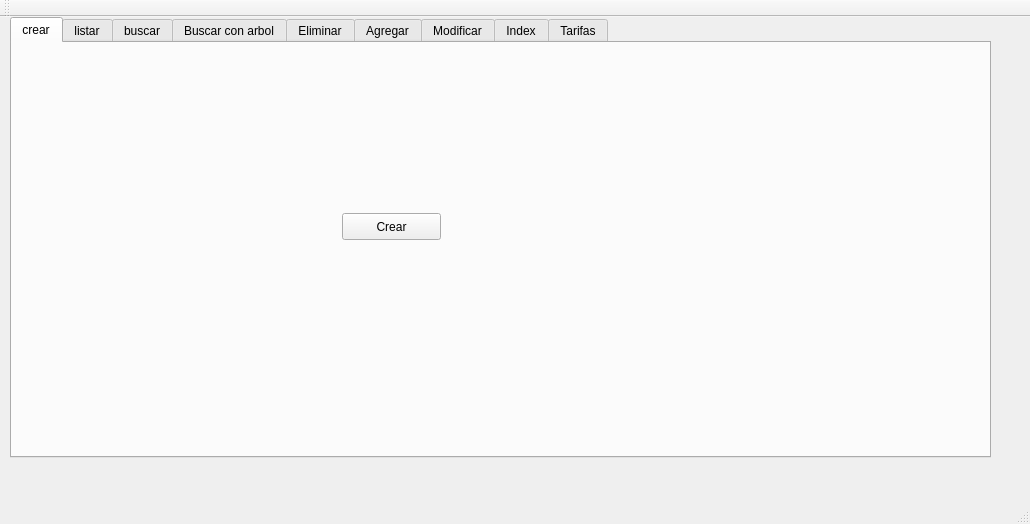
<?xml version="1.0" encoding="UTF-8"?>
<ui version="4.0">
 <class>mi_menu</class>
 <widget class="QMainWindow" name="mi_menu">
  <property name="geometry">
   <rect>
    <x>0</x>
    <y>0</y>
    <width>1030</width>
    <height>524</height>
   </rect>
  </property>
  <property name="windowTitle">
   <string>mi_menu</string>
  </property>
  <widget class="QWidget" name="centralWidget">
   <widget class="QTabWidget" name="tabWidget">
    <property name="geometry">
     <rect>
      <x>10</x>
      <y>0</y>
      <width>981</width>
      <height>441</height>
     </rect>
    </property>
    <property name="currentIndex">
     <number>0</number>
    </property>
    <widget class="QWidget" name="tab">
     <attribute name="title">
      <string>crear</string>
     </attribute>
     <widget class="QPushButton" name="bt_crear">
      <property name="geometry">
       <rect>
        <x>330</x>
        <y>170</y>
        <width>99</width>
        <height>27</height>
       </rect>
      </property>
      <property name="text">
       <string>Crear</string>
      </property>
     </widget>
    </widget>
    <widget class="QWidget" name="tab_2">
     <attribute name="title">
      <string>listar</string>
     </attribute>
     <widget class="QComboBox" name="Comboilistar">
      <property name="geometry">
       <rect>
        <x>190</x>
        <y>10</y>
        <width>341</width>
        <height>27</height>
       </rect>
      </property>
     </widget>
     <widget class="QTextEdit" name="edis_listar">
      <property name="geometry">
       <rect>
        <x>20</x>
        <y>50</y>
        <width>721</width>
        <height>331</height>
       </rect>
      </property>
     </widget>
    </widget>
    <widget class="QWidget" name="tab_3">
     <attribute name="title">
      <string>buscar</string>
     </attribute>
     <widget class="QTabWidget" name="tabWidget_3">
      <property name="geometry">
       <rect>
        <x>30</x>
        <y>20</y>
        <width>661</width>
        <height>381</height>
       </rect>
      </property>
      <property name="currentIndex">
       <number>1</number>
      </property>
      <widget class="QWidget" name="tab_12">
       <attribute name="title">
        <string>Con  Index</string>
       </attribute>
       <widget class="QTabWidget" name="tabWidget_5">
        <property name="geometry">
         <rect>
          <x>0</x>
          <y>10</y>
          <width>651</width>
          <height>301</height>
         </rect>
        </property>
        <property name="currentIndex">
         <number>2</number>
        </property>
        <widget class="QWidget" name="tab_13">
         <attribute name="title">
          <string>Ciudad</string>
         </attribute>
         <widget class="QLineEdit" name="txt_buscar_con_ciudad_2">
          <property name="geometry">
           <rect>
            <x>260</x>
            <y>60</y>
            <width>113</width>
            <height>27</height>
           </rect>
          </property>
         </widget>
         <widget class="QTextEdit" name="edid_buscar_con_Ciudad_2">
          <property name="geometry">
           <rect>
            <x>0</x>
            <y>110</y>
            <width>641</width>
            <height>111</height>
           </rect>
          </property>
         </widget>
         <widget class="QPushButton" name="bt_buscar_con_ciudad_2">
          <property name="geometry">
           <rect>
            <x>390</x>
            <y>60</y>
            <width>99</width>
            <height>27</height>
           </rect>
          </property>
          <property name="text">
           <string>Buscar -&gt;</string>
          </property>
         </widget>
         <widget class="QLabel" name="label_7">
          <property name="geometry">
           <rect>
            <x>96</x>
            <y>60</y>
            <width>121</width>
            <height>20</height>
           </rect>
          </property>
          <property name="text">
           <string>Ingrese codigo</string>
          </property>
         </widget>
        </widget>
        <widget class="QWidget" name="tab_14">
         <attribute name="title">
          <string>Cliente</string>
         </attribute>
         <widget class="QTextEdit" name="edid_buscar_con_cliente_2">
          <property name="geometry">
           <rect>
            <x>10</x>
            <y>80</y>
            <width>631</width>
            <height>111</height>
           </rect>
          </property>
         </widget>
         <widget class="QLineEdit" name="txt_buscar_con_cliente_2">
          <property name="geometry">
           <rect>
            <x>280</x>
            <y>30</y>
            <width>113</width>
            <height>27</height>
           </rect>
          </property>
         </widget>
         <widget class="QLabel" name="label_8">
          <property name="geometry">
           <rect>
            <x>160</x>
            <y>40</y>
            <width>67</width>
            <height>17</height>
           </rect>
          </property>
          <property name="text">
           <string>Ingrese id</string>
          </property>
         </widget>
         <widget class="QPushButton" name="bt_buscar_con_Cliente_2">
          <property name="geometry">
           <rect>
            <x>410</x>
            <y>30</y>
            <width>99</width>
            <height>27</height>
           </rect>
          </property>
          <property name="text">
           <string>Buscar -&gt;</string>
          </property>
         </widget>
        </widget>
        <widget class="QWidget" name="tab_15">
         <attribute name="title">
          <string>Lineas</string>
         </attribute>
         <widget class="QLineEdit" name="txt_buscar_con_linea_2">
          <property name="geometry">
           <rect>
            <x>310</x>
            <y>30</y>
            <width>113</width>
            <height>27</height>
           </rect>
          </property>
         </widget>
         <widget class="QTextEdit" name="edid_buscar_con_lineas_2">
          <property name="geometry">
           <rect>
            <x>10</x>
            <y>80</y>
            <width>631</width>
            <height>121</height>
           </rect>
          </property>
         </widget>
         <widget class="QLabel" name="label_9">
          <property name="geometry">
           <rect>
            <x>170</x>
            <y>40</y>
            <width>131</width>
            <height>17</height>
           </rect>
          </property>
          <property name="text">
           <string>Ingrese numero</string>
          </property>
         </widget>
         <widget class="QPushButton" name="bt_buscar_con_linea_2">
          <property name="geometry">
           <rect>
            <x>440</x>
            <y>30</y>
            <width>99</width>
            <height>27</height>
           </rect>
          </property>
          <property name="text">
           <string>Buscar</string>
          </property>
         </widget>
        </widget>
       </widget>
      </widget>
      <widget class="QWidget" name="tab_16">
       <attribute name="title">
        <string>Sin index</string>
       </attribute>
       <widget class="QTabWidget" name="tabWidget_6">
        <property name="geometry">
         <rect>
          <x>0</x>
          <y>0</y>
          <width>651</width>
          <height>341</height>
         </rect>
        </property>
        <property name="currentIndex">
         <number>1</number>
        </property>
        <widget class="QWidget" name="tab_17">
         <attribute name="title">
          <string>Ciudad</string>
         </attribute>
         <widget class="QLineEdit" name="txt_buscar_sin_ciudad_2">
          <property name="geometry">
           <rect>
            <x>270</x>
            <y>30</y>
            <width>113</width>
            <height>27</height>
           </rect>
          </property>
         </widget>
         <widget class="QLabel" name="label_10">
          <property name="geometry">
           <rect>
            <x>160</x>
            <y>40</y>
            <width>101</width>
            <height>17</height>
           </rect>
          </property>
          <property name="text">
           <string>Ingrese codigo</string>
          </property>
         </widget>
         <widget class="QPushButton" name="bt_buscar_sin_ciudad_2">
          <property name="geometry">
           <rect>
            <x>400</x>
            <y>30</y>
            <width>99</width>
            <height>27</height>
           </rect>
          </property>
          <property name="text">
           <string>Buscar -&gt;</string>
          </property>
         </widget>
         <widget class="QTextEdit" name="edid_buscar_sin_ciudad_2">
          <property name="geometry">
           <rect>
            <x>0</x>
            <y>70</y>
            <width>641</width>
            <height>101</height>
           </rect>
          </property>
         </widget>
        </widget>
        <widget class="QWidget" name="tab_18">
         <attribute name="title">
          <string>Cliente</string>
         </attribute>
         <widget class="QLineEdit" name="txt_buscar_sin_cliente_2">
          <property name="geometry">
           <rect>
            <x>270</x>
            <y>40</y>
            <width>113</width>
            <height>27</height>
           </rect>
          </property>
         </widget>
         <widget class="QLabel" name="label_11">
          <property name="geometry">
           <rect>
            <x>160</x>
            <y>40</y>
            <width>67</width>
            <height>17</height>
           </rect>
          </property>
          <property name="text">
           <string>Ingrese id</string>
          </property>
         </widget>
         <widget class="QPushButton" name="bt_buscar_sin_cliente_2">
          <property name="geometry">
           <rect>
            <x>400</x>
            <y>40</y>
            <width>99</width>
            <height>27</height>
           </rect>
          </property>
          <property name="text">
           <string>Buscar -&gt;</string>
          </property>
         </widget>
         <widget class="QTextEdit" name="edid_buscar_sin_cliente_2">
          <property name="geometry">
           <rect>
            <x>10</x>
            <y>90</y>
            <width>631</width>
            <height>141</height>
           </rect>
          </property>
         </widget>
        </widget>
        <widget class="QWidget" name="tab_19">
         <attribute name="title">
          <string>Linea</string>
         </attribute>
         <widget class="QLineEdit" name="txt_buscar_sin_linea_2">
          <property name="geometry">
           <rect>
            <x>280</x>
            <y>40</y>
            <width>113</width>
            <height>27</height>
           </rect>
          </property>
         </widget>
         <widget class="QTextEdit" name="edid_buscar_sin_linea_2">
          <property name="geometry">
           <rect>
            <x>10</x>
            <y>90</y>
            <width>631</width>
            <height>141</height>
           </rect>
          </property>
         </widget>
         <widget class="QLabel" name="label_12">
          <property name="geometry">
           <rect>
            <x>170</x>
            <y>50</y>
            <width>67</width>
            <height>17</height>
           </rect>
          </property>
          <property name="text">
           <string>Ingrese id</string>
          </property>
         </widget>
         <widget class="QPushButton" name="bt_buscar_sin_linea_2">
          <property name="geometry">
           <rect>
            <x>420</x>
            <y>40</y>
            <width>99</width>
            <height>27</height>
           </rect>
          </property>
          <property name="text">
           <string>Buscar -&gt;</string>
          </property>
         </widget>
        </widget>
       </widget>
      </widget>
     </widget>
    </widget>
    <widget class="QWidget" name="tab_20">
     <attribute name="title">
      <string>Buscar con arbol</string>
     </attribute>
     <widget class="QTabWidget" name="tabWidget_7">
      <property name="geometry">
       <rect>
        <x>20</x>
        <y>10</y>
        <width>721</width>
        <height>371</height>
       </rect>
      </property>
      <property name="currentIndex">
       <number>2</number>
      </property>
      <widget class="QWidget" name="tab_21">
       <attribute name="title">
        <string>ciudad</string>
       </attribute>
       <widget class="QLineEdit" name="txt_buscar_Ar_ciudad">
        <property name="geometry">
         <rect>
          <x>260</x>
          <y>40</y>
          <width>113</width>
          <height>27</height>
         </rect>
        </property>
       </widget>
       <widget class="QLabel" name="label_13">
        <property name="geometry">
         <rect>
          <x>170</x>
          <y>40</y>
          <width>67</width>
          <height>17</height>
         </rect>
        </property>
        <property name="text">
         <string>Ingrese id</string>
        </property>
       </widget>
       <widget class="QTextEdit" name="edid_buscar_ar_ciudad">
        <property name="geometry">
         <rect>
          <x>60</x>
          <y>100</y>
          <width>621</width>
          <height>78</height>
         </rect>
        </property>
       </widget>
       <widget class="QPushButton" name="bt_buscar_ar_ciudad">
        <property name="geometry">
         <rect>
          <x>420</x>
          <y>40</y>
          <width>99</width>
          <height>27</height>
         </rect>
        </property>
        <property name="text">
         <string>Bucar</string>
        </property>
       </widget>
      </widget>
      <widget class="QWidget" name="tab_22">
       <attribute name="title">
        <string>Cliente</string>
       </attribute>
       <widget class="QLabel" name="label_14">
        <property name="geometry">
         <rect>
          <x>150</x>
          <y>100</y>
          <width>67</width>
          <height>17</height>
         </rect>
        </property>
        <property name="text">
         <string>Ingrese id</string>
        </property>
       </widget>
       <widget class="QLineEdit" name="txt_buscar_ar_cliente">
        <property name="geometry">
         <rect>
          <x>240</x>
          <y>100</y>
          <width>113</width>
          <height>27</height>
         </rect>
        </property>
       </widget>
       <widget class="QTextEdit" name="edid_buscar_ar_cliente">
        <property name="geometry">
         <rect>
          <x>40</x>
          <y>160</y>
          <width>621</width>
          <height>78</height>
         </rect>
        </property>
       </widget>
       <widget class="QPushButton" name="bt_buscar_ar_cliente">
        <property name="geometry">
         <rect>
          <x>400</x>
          <y>100</y>
          <width>99</width>
          <height>27</height>
         </rect>
        </property>
        <property name="text">
         <string>Buscar</string>
        </property>
       </widget>
      </widget>
      <widget class="QWidget" name="tab_23">
       <attribute name="title">
        <string>lineas</string>
       </attribute>
       <widget class="QLabel" name="label_15">
        <property name="geometry">
         <rect>
          <x>180</x>
          <y>90</y>
          <width>67</width>
          <height>17</height>
         </rect>
        </property>
        <property name="text">
         <string>Ingrese id</string>
        </property>
       </widget>
       <widget class="QLineEdit" name="txt_buscar_ar_linea">
        <property name="geometry">
         <rect>
          <x>270</x>
          <y>90</y>
          <width>113</width>
          <height>27</height>
         </rect>
        </property>
       </widget>
       <widget class="QTextEdit" name="edid_buscar_ar_linea">
        <property name="geometry">
         <rect>
          <x>70</x>
          <y>150</y>
          <width>621</width>
          <height>78</height>
         </rect>
        </property>
       </widget>
       <widget class="QPushButton" name="bt_buscar_ar_linea">
        <property name="geometry">
         <rect>
          <x>430</x>
          <y>90</y>
          <width>99</width>
          <height>27</height>
         </rect>
        </property>
        <property name="text">
         <string>bucar</string>
        </property>
       </widget>
      </widget>
     </widget>
    </widget>
    <widget class="QWidget" name="tab_24">
     <attribute name="title">
      <string>Eliminar</string>
     </attribute>
     <widget class="QTabWidget" name="tabWidget_8">
      <property name="geometry">
       <rect>
        <x>50</x>
        <y>10</y>
        <width>651</width>
        <height>371</height>
       </rect>
      </property>
      <property name="currentIndex">
       <number>2</number>
      </property>
      <widget class="QWidget" name="tab_25">
       <attribute name="title">
        <string>Ciudad</string>
       </attribute>
       <widget class="QLabel" name="label_16">
        <property name="geometry">
         <rect>
          <x>240</x>
          <y>60</y>
          <width>67</width>
          <height>17</height>
         </rect>
        </property>
        <property name="text">
         <string>Ingrese id</string>
        </property>
       </widget>
       <widget class="QLineEdit" name="txt_eliminar_ciudad">
        <property name="geometry">
         <rect>
          <x>230</x>
          <y>120</y>
          <width>113</width>
          <height>27</height>
         </rect>
        </property>
       </widget>
       <widget class="QPushButton" name="bt_eliminar_ciudad">
        <property name="geometry">
         <rect>
          <x>230</x>
          <y>190</y>
          <width>99</width>
          <height>27</height>
         </rect>
        </property>
        <property name="text">
         <string>Eliminar</string>
        </property>
       </widget>
      </widget>
      <widget class="QWidget" name="tab_26">
       <attribute name="title">
        <string>Cliente</string>
       </attribute>
       <widget class="QPushButton" name="bt_eliminar_cliente">
        <property name="geometry">
         <rect>
          <x>220</x>
          <y>160</y>
          <width>99</width>
          <height>27</height>
         </rect>
        </property>
        <property name="text">
         <string>Eliminar</string>
        </property>
       </widget>
       <widget class="QLineEdit" name="txt_eliminar_cliente">
        <property name="geometry">
         <rect>
          <x>220</x>
          <y>90</y>
          <width>113</width>
          <height>27</height>
         </rect>
        </property>
       </widget>
       <widget class="QLabel" name="label_17">
        <property name="geometry">
         <rect>
          <x>240</x>
          <y>50</y>
          <width>67</width>
          <height>17</height>
         </rect>
        </property>
        <property name="text">
         <string>Ingrerse id</string>
        </property>
       </widget>
      </widget>
      <widget class="QWidget" name="tab_27">
       <attribute name="title">
        <string>Linea</string>
       </attribute>
       <widget class="QLineEdit" name="txt_eliminar_linea">
        <property name="geometry">
         <rect>
          <x>210</x>
          <y>110</y>
          <width>113</width>
          <height>27</height>
         </rect>
        </property>
       </widget>
       <widget class="QLabel" name="label_18">
        <property name="geometry">
         <rect>
          <x>240</x>
          <y>60</y>
          <width>67</width>
          <height>17</height>
         </rect>
        </property>
        <property name="text">
         <string>Ingrese id</string>
        </property>
       </widget>
       <widget class="QPushButton" name="bt_eliminar_linea">
        <property name="geometry">
         <rect>
          <x>220</x>
          <y>190</y>
          <width>99</width>
          <height>27</height>
         </rect>
        </property>
        <property name="text">
         <string>Eliminar</string>
        </property>
       </widget>
      </widget>
     </widget>
    </widget>
    <widget class="QWidget" name="tab_28">
     <attribute name="title">
      <string>Agregar</string>
     </attribute>
     <widget class="QTabWidget" name="tabWidget_9">
      <property name="geometry">
       <rect>
        <x>30</x>
        <y>10</y>
        <width>671</width>
        <height>391</height>
       </rect>
      </property>
      <property name="currentIndex">
       <number>0</number>
      </property>
      <widget class="QWidget" name="tab_29">
       <attribute name="title">
        <string>Ciudad</string>
       </attribute>
       <widget class="QLineEdit" name="txt_agregar_ciudad_id">
        <property name="geometry">
         <rect>
          <x>240</x>
          <y>40</y>
          <width>113</width>
          <height>27</height>
         </rect>
        </property>
       </widget>
       <widget class="QLineEdit" name="txt_agregar_ciudad_nombre">
        <property name="geometry">
         <rect>
          <x>240</x>
          <y>90</y>
          <width>113</width>
          <height>27</height>
         </rect>
        </property>
       </widget>
       <widget class="QLabel" name="label_19">
        <property name="geometry">
         <rect>
          <x>130</x>
          <y>40</y>
          <width>67</width>
          <height>17</height>
         </rect>
        </property>
        <property name="text">
         <string>ID Ciudad</string>
        </property>
       </widget>
       <widget class="QLabel" name="label_20">
        <property name="geometry">
         <rect>
          <x>90</x>
          <y>90</y>
          <width>111</width>
          <height>17</height>
         </rect>
        </property>
        <property name="text">
         <string>Nombre Ciudad</string>
        </property>
       </widget>
       <widget class="QPushButton" name="bt_Agregar_ciudad">
        <property name="geometry">
         <rect>
          <x>240</x>
          <y>190</y>
          <width>99</width>
          <height>27</height>
         </rect>
        </property>
        <property name="text">
         <string>Agregar</string>
        </property>
       </widget>
      </widget>
      <widget class="QWidget" name="tab_30">
       <attribute name="title">
        <string>Cliente</string>
       </attribute>
       <widget class="QPushButton" name="bt_agregar_cliente">
        <property name="geometry">
         <rect>
          <x>240</x>
          <y>260</y>
          <width>99</width>
          <height>27</height>
         </rect>
        </property>
        <property name="text">
         <string>Agregar</string>
        </property>
       </widget>
       <widget class="QLineEdit" name="txt_agregar_cliente_id">
        <property name="geometry">
         <rect>
          <x>240</x>
          <y>40</y>
          <width>113</width>
          <height>27</height>
         </rect>
        </property>
       </widget>
       <widget class="QLineEdit" name="txt_agregar_cliente_nombre">
        <property name="geometry">
         <rect>
          <x>240</x>
          <y>80</y>
          <width>113</width>
          <height>27</height>
         </rect>
        </property>
       </widget>
       <widget class="QLineEdit" name="txt_agregar_cliente_idCiudad">
        <property name="geometry">
         <rect>
          <x>240</x>
          <y>200</y>
          <width>113</width>
          <height>27</height>
         </rect>
        </property>
       </widget>
       <widget class="QLabel" name="label_21">
        <property name="geometry">
         <rect>
          <x>80</x>
          <y>40</y>
          <width>67</width>
          <height>17</height>
         </rect>
        </property>
        <property name="text">
         <string>TextLabel</string>
        </property>
       </widget>
       <widget class="QLabel" name="label_22">
        <property name="geometry">
         <rect>
          <x>80</x>
          <y>90</y>
          <width>67</width>
          <height>17</height>
         </rect>
        </property>
        <property name="text">
         <string>TextLabel</string>
        </property>
       </widget>
       <widget class="QLabel" name="label_23">
        <property name="geometry">
         <rect>
          <x>80</x>
          <y>150</y>
          <width>67</width>
          <height>17</height>
         </rect>
        </property>
        <property name="text">
         <string>TextLabel</string>
        </property>
       </widget>
       <widget class="QLabel" name="label_24">
        <property name="geometry">
         <rect>
          <x>70</x>
          <y>210</y>
          <width>67</width>
          <height>17</height>
         </rect>
        </property>
        <property name="text">
         <string>TextLabel</string>
        </property>
       </widget>
       <widget class="QWidget" name="layoutWidget">
        <property name="geometry">
         <rect>
          <x>240</x>
          <y>150</y>
          <width>91</width>
          <height>24</height>
         </rect>
        </property>
        <layout class="QHBoxLayout" name="horizontalLayout">
         <item>
          <widget class="QRadioButton" name="radio_agregar_cliente_m">
           <property name="text">
            <string>M</string>
           </property>
           <property name="checkable">
            <bool>true</bool>
           </property>
           <property name="checked">
            <bool>false</bool>
           </property>
          </widget>
         </item>
         <item>
          <widget class="QRadioButton" name="radio_agregar_cliente_f">
           <property name="text">
            <string>F</string>
           </property>
           <property name="checkable">
            <bool>true</bool>
           </property>
           <property name="checked">
            <bool>true</bool>
           </property>
          </widget>
         </item>
        </layout>
       </widget>
      </widget>
      <widget class="QWidget" name="tab_31">
       <attribute name="title">
        <string>linea</string>
       </attribute>
       <widget class="QPushButton" name="bt_agregar_linea">
        <property name="geometry">
         <rect>
          <x>260</x>
          <y>240</y>
          <width>99</width>
          <height>27</height>
         </rect>
        </property>
        <property name="text">
         <string>Agregar</string>
        </property>
       </widget>
       <widget class="QLabel" name="label_25">
        <property name="geometry">
         <rect>
          <x>130</x>
          <y>60</y>
          <width>91</width>
          <height>16</height>
         </rect>
        </property>
        <property name="text">
         <string>ID Cliente</string>
        </property>
       </widget>
       <widget class="QLabel" name="label_26">
        <property name="geometry">
         <rect>
          <x>90</x>
          <y>150</y>
          <width>121</width>
          <height>21</height>
         </rect>
        </property>
        <property name="text">
         <string>Numero de linea</string>
        </property>
       </widget>
       <widget class="QLineEdit" name="txt_agregar_linea_idcliente">
        <property name="geometry">
         <rect>
          <x>260</x>
          <y>60</y>
          <width>113</width>
          <height>27</height>
         </rect>
        </property>
       </widget>
       <widget class="QLineEdit" name="txt_agregar_linea_numero">
        <property name="geometry">
         <rect>
          <x>260</x>
          <y>150</y>
          <width>113</width>
          <height>27</height>
         </rect>
        </property>
       </widget>
      </widget>
     </widget>
    </widget>
    <widget class="QWidget" name="tab_32">
     <attribute name="title">
      <string>Modificar</string>
     </attribute>
    </widget>
    <widget class="QWidget" name="tab_33">
     <attribute name="title">
      <string>Index</string>
     </attribute>
     <widget class="QPushButton" name="by_reindexar">
      <property name="geometry">
       <rect>
        <x>330</x>
        <y>140</y>
        <width>131</width>
        <height>61</height>
       </rect>
      </property>
      <property name="text">
       <string>Reindexar</string>
      </property>
     </widget>
    </widget>
    <widget class="QWidget" name="tab_34">
     <attribute name="title">
      <string>Tarifas</string>
     </attribute>
     <widget class="QTextEdit" name="edid_tarifas_8_15">
      <property name="geometry">
       <rect>
        <x>0</x>
        <y>60</y>
        <width>681</width>
        <height>251</height>
       </rect>
      </property>
     </widget>
     <widget class="QLabel" name="label_32">
      <property name="geometry">
       <rect>
        <x>190</x>
        <y>30</y>
        <width>131</width>
        <height>20</height>
       </rect>
      </property>
      <property name="text">
       <string>Ingrese id Cliente</string>
      </property>
     </widget>
     <widget class="QGroupBox" name="groupBox">
      <property name="geometry">
       <rect>
        <x>690</x>
        <y>60</y>
        <width>251</width>
        <height>251</height>
       </rect>
      </property>
      <property name="font">
       <font>
        <weight>75</weight>
        <bold>true</bold>
       </font>
      </property>
      <property name="title">
       <string>                           Balance</string>
      </property>
      <widget class="QLineEdit" name="txt_tarifa1_total">
       <property name="geometry">
        <rect>
         <x>130</x>
         <y>20</y>
         <width>113</width>
         <height>27</height>
        </rect>
       </property>
      </widget>
      <widget class="QLabel" name="label_27">
       <property name="geometry">
        <rect>
         <x>0</x>
         <y>20</y>
         <width>121</width>
         <height>20</height>
        </rect>
       </property>
       <property name="text">
        <string>Total tarifa 0.05</string>
       </property>
      </widget>
      <widget class="QLineEdit" name="txt_tarifa2_total">
       <property name="geometry">
        <rect>
         <x>130</x>
         <y>60</y>
         <width>113</width>
         <height>27</height>
        </rect>
       </property>
      </widget>
      <widget class="QLabel" name="label_28">
       <property name="geometry">
        <rect>
         <x>0</x>
         <y>70</y>
         <width>131</width>
         <height>17</height>
        </rect>
       </property>
       <property name="text">
        <string>Total tarifa 0.04</string>
       </property>
      </widget>
      <widget class="QLineEdit" name="txt_tarifa3_total">
       <property name="geometry">
        <rect>
         <x>130</x>
         <y>100</y>
         <width>113</width>
         <height>27</height>
        </rect>
       </property>
      </widget>
      <widget class="QLabel" name="label_29">
       <property name="geometry">
        <rect>
         <x>0</x>
         <y>110</y>
         <width>121</width>
         <height>17</height>
        </rect>
       </property>
       <property name="text">
        <string>Total tarifa 0.01</string>
       </property>
      </widget>
      <widget class="QLabel" name="label_30">
       <property name="geometry">
        <rect>
         <x>0</x>
         <y>150</y>
         <width>141</width>
         <height>17</height>
        </rect>
       </property>
       <property name="text">
        <string>Suma total tarifa </string>
       </property>
      </widget>
      <widget class="QLineEdit" name="txt_suma_total_tarifa">
       <property name="geometry">
        <rect>
         <x>130</x>
         <y>140</y>
         <width>113</width>
         <height>27</height>
        </rect>
       </property>
      </widget>
     </widget>
     <widget class="QLineEdit" name="lineEdit_2">
      <property name="geometry">
       <rect>
        <x>330</x>
        <y>30</y>
        <width>110</width>
        <height>27</height>
       </rect>
      </property>
     </widget>
     <widget class="QPushButton" name="bt_tarifas">
      <property name="geometry">
       <rect>
        <x>460</x>
        <y>30</y>
        <width>99</width>
        <height>27</height>
       </rect>
      </property>
      <property name="text">
       <string>Generar</string>
      </property>
     </widget>
    </widget>
   </widget>
  </widget>
  <widget class="QMenuBar" name="menuBar">
   <property name="geometry">
    <rect>
     <x>0</x>
     <y>0</y>
     <width>1030</width>
     <height>25</height>
    </rect>
   </property>
  </widget>
  <widget class="QToolBar" name="mainToolBar">
   <attribute name="toolBarArea">
    <enum>TopToolBarArea</enum>
   </attribute>
   <attribute name="toolBarBreak">
    <bool>false</bool>
   </attribute>
  </widget>
  <widget class="QStatusBar" name="statusBar"/>
 </widget>
 <layoutdefault spacing="6" margin="11"/>
 <resources/>
 <connections/>
</ui>
